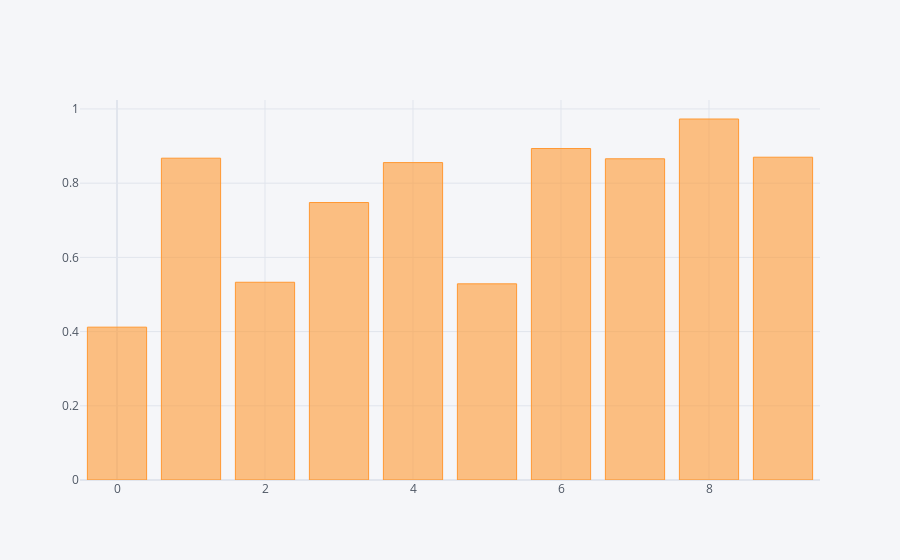

The cell this chart's notebook holds for it:
### Code cell
df['B'].iplot(kind='bar')

### Figure 1 — Plotly figure (JSON) as saved in the notebook; plotly's stock layout.template omitted (floating-point values rounded to 4 significant figures)
{"data": [{"marker": {"color": "rgba(255, 153, 51, 0.6)", "line": {"color": "rgba(255, 153, 51, 1.0)", "width": 1}}, "name": "B", "orientation": "v", "text": "", "type": "bar", "x": [0, 1, 2, 3, 4, 5, 6, 7, 8, 9], "y": [0.412, 0.8673, 0.533, 0.7478, 0.8555, 0.5287, 0.8934, 0.8657, 0.973, 0.87]}], "layout": {"legend": {"bgcolor": "#F5F6F9", "font": {"color": "#4D5663"}}, "paper_bgcolor": "#F5F6F9", "plot_bgcolor": "#F5F6F9", "title": {"font": {"color": "#4D5663"}}, "xaxis": {"gridcolor": "#E1E5ED", "showgrid": true, "tickfont": {"color": "#4D5663"}, "title": {"font": {"color": "#4D5663"}, "text": ""}, "zerolinecolor": "#E1E5ED"}, "yaxis": {"gridcolor": "#E1E5ED", "showgrid": true, "tickfont": {"color": "#4D5663"}, "title": {"font": {"color": "#4D5663"}, "text": ""}, "zerolinecolor": "#E1E5ED"}}}
